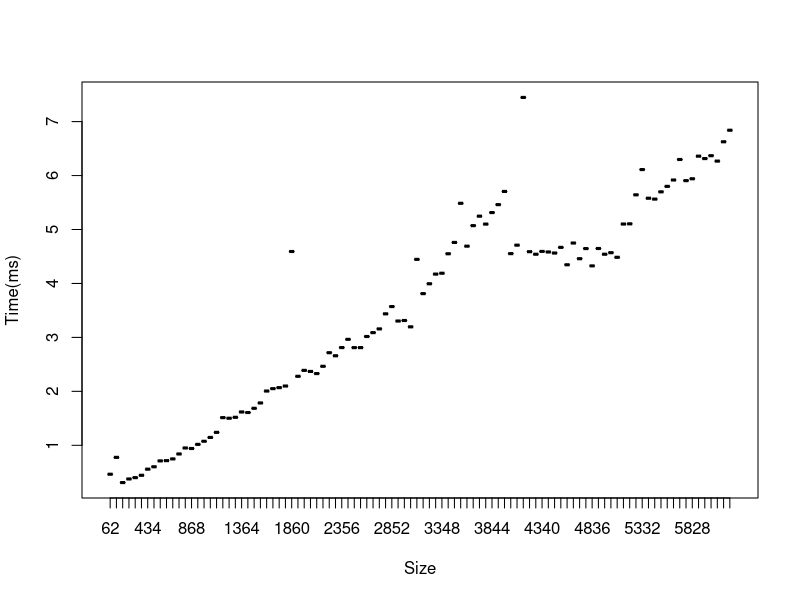
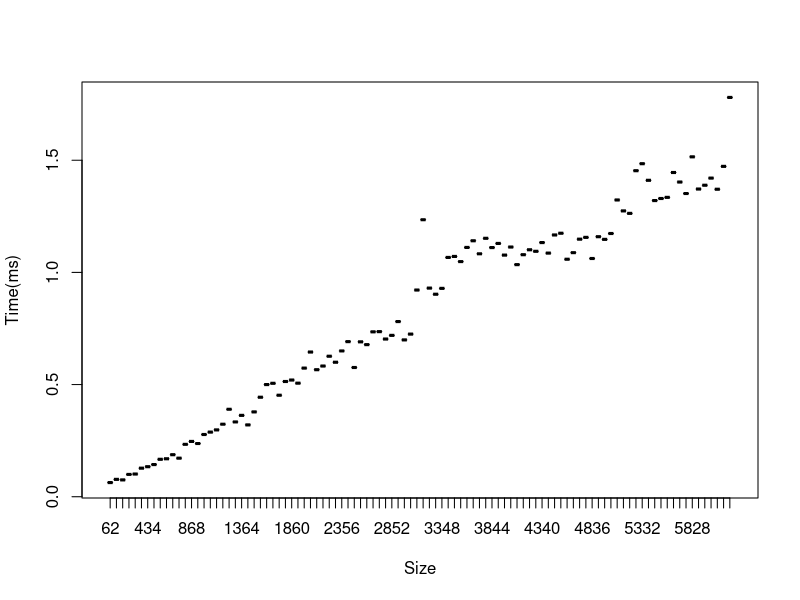
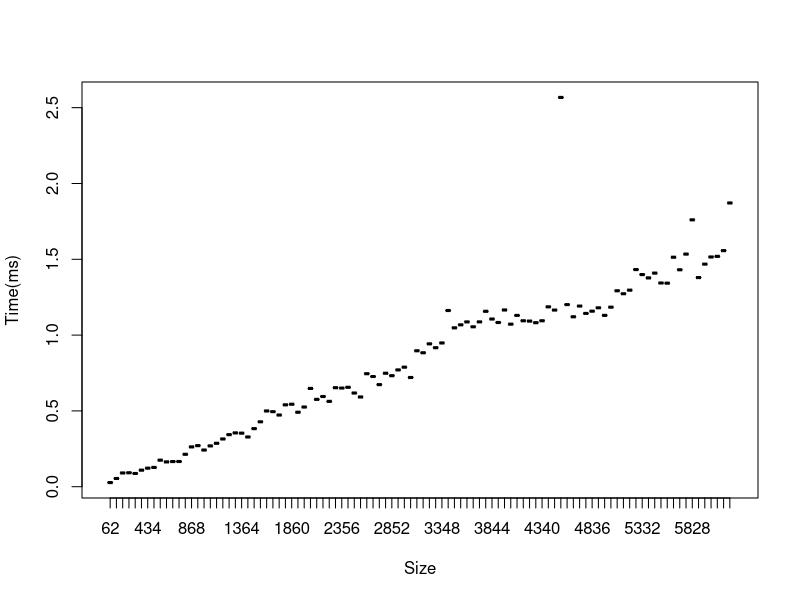

Recreate these plots in R, in order.
#install.packages("dplyr")
# library(ggplot2)
library(dplyr)

dataframe <- read.csv(file="scalability_over_plan_size.dat" ,head=TRUE,sep="\t")

initial_deployment_dam_update <- tbl_df(dataframe) %>% 
  group_by(bundles_count, numberOfGoals, variability) %>%
  summarise(avg_time = mean( (dam_updated_0+ deployment_change_planned_0)/1000000),  std=sd( (dam_updated_0 + deployment_change_planned_2) /1000000))

pdf("initial_deployment_dam_update.pdf")
boxplot(avg_time~bundles_count,data=initial_deployment_dam_update, xlab="Size", ylab="Time(ms)")
dev.off()

dam_updated_1 <- tbl_df(dataframe) %>% 
  group_by(bundles_count, numberOfGoals, variability) %>%
  summarise(avg_time = mean( (dam_updated_1 + deployment_change_planned_1) /1000000),  std=sd( (dam_updated_1+ deployment_change_planned_1)/1000000))

pdf("dam_updated_1.pdf")
boxplot(avg_time~bundles_count,data=dam_updated_1, xlab="Size", ylab="Time(ms)")
dev.off()

dam_updated_2 <- tbl_df(dataframe) %>% 
  group_by(bundles_count, numberOfGoals, variability) %>%
  summarise(avg_time = mean( (dam_updated_2 + deployment_change_planned_2) /1000000),  std=sd( (dam_updated_2 + deployment_change_planned_2)/1000000))

#data <- read.csv(file="plan_size_vs_time.dat" ,head=TRUE,sep="\t")
#setPDF()
pdf("dam_updated_2.pdf")
boxplot(avg_time~bundles_count,data=dam_updated_2, xlab="Size", ylab="Time(ms)")
dev.off()

